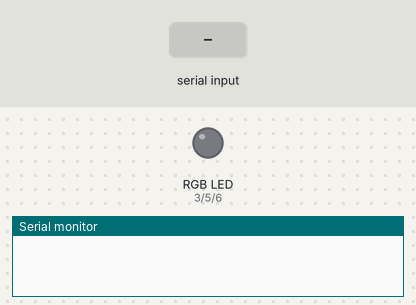
The sketch below on a simulated Arduino Uno, built with avr-gcc and run on an emulated ATmega328P. Shown: an RGB LED mixed from three pins (HIGH = lit), the last lines printed to the serial monitor. Inputs (shaded band) come from the test bench.

Above: at 1.2 s.
1.3 s: "90,45\n" received over Serial
At 2.7 s:
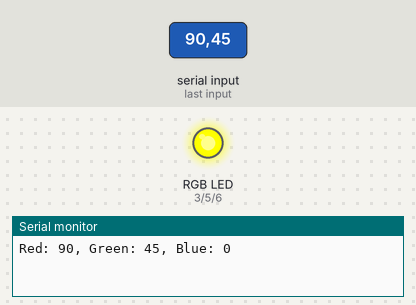
3.8 s: "5\n" received over Serial
At 6.6 s:
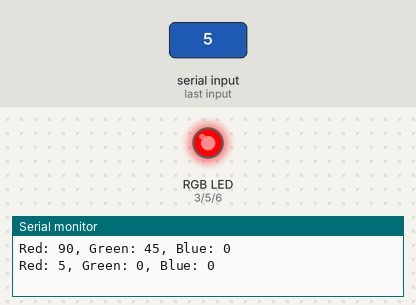
6.8 s: "30,150\n" received over Serial
At 8.1 s:
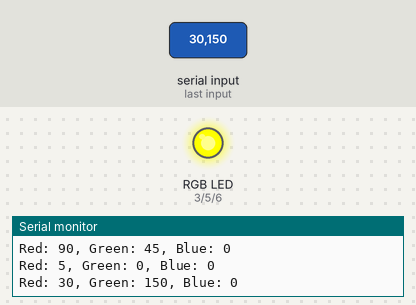
9.3 s: "90\n" received over Serial
At 11.9 s:
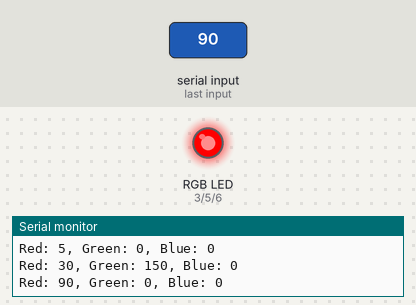
Timing chart, 0 to 13.3 s (numbered marks = the images above; inputs shaded):
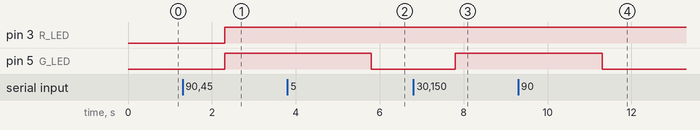

The sketch:

ex7_RGB_LED.ino
```cpp
#define R_LED 3
#define G_LED 5
#define B_LED 6

int val[3];
int r_input = 0;
int g_input = 0;
int b_input = 0;

void setup() {
  pinMode(R_LED,OUTPUT);
  pinMode(G_LED,OUTPUT);
  pinMode(B_LED,OUTPUT);
  Serial.begin(115200);

}

void loop() {

  if (Serial.available() > 0) {
    for (int i = 0; i < 3; i++) {
      val[i] = Serial.parseInt();
    }


    r_input = val[0];
    g_input = val[1];
    b_input = val[2];

    //debug
    Serial.print("Red: ");
    Serial.print(r_input);
    Serial.print(", Green: ");
    Serial.print(g_input);
    Serial.print(", Blue: ");
    Serial.println(b_input);

    setColor(r_input, g_input, b_input);
  }
}

void setColor(int r, int g, int b) {

digitalWrite(R_LED, r);
digitalWrite(G_LED, g);
digitalWrite(B_LED, b);

}
```

Measured:
- after the input at 1.3 s, pin 3 (R_LED), pin 5 (G_LED): LOW → HIGH after 1.0 s
- after the input at 3.8 s, pin 5 (G_LED): HIGH → LOW after 2.0 s
- after the input at 6.8 s, pin 5 (G_LED): LOW → HIGH after 1.0 s
- after the input at 9.3 s, pin 5 (G_LED): HIGH → LOW after 2.0 s
